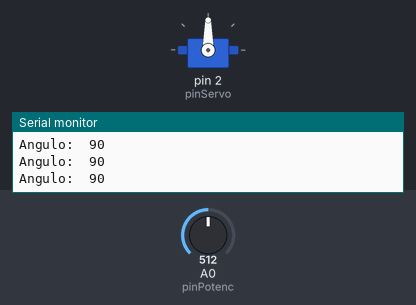
Recording of a sketch running on a simulated Arduino Uno, built with avr-gcc and run on an emulated ATmega328P. Shown: servo, the last lines printed to the serial monitor. Inputs (shaded band) come from the test bench; at power-on: A0 (pinPotenc) = 512.

Above: at 1.2 s.
1.3 s: A0 (pinPotenc) set to 554
At 2.5 s:
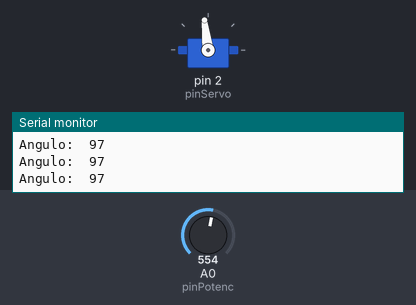
2.8 s: A0 (pinPotenc) set to 583
At 4.0 s:
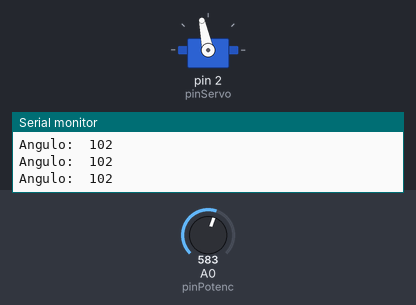
4.3 s: A0 (pinPotenc) set to 306
At 5.0 s:
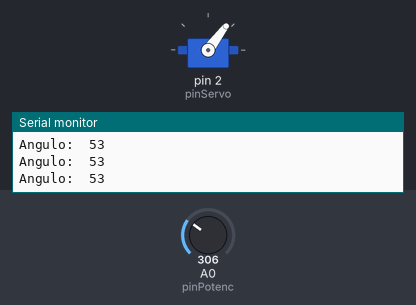
5.8 s: A0 (pinPotenc) set to 716
At 7.0 s:
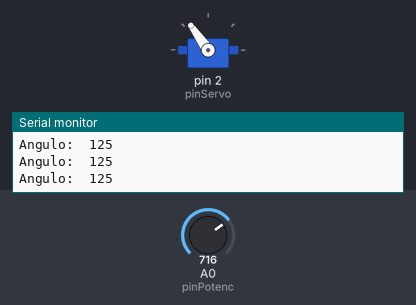
7.3 s: A0 (pinPotenc) set to 60
At 8.0 s:
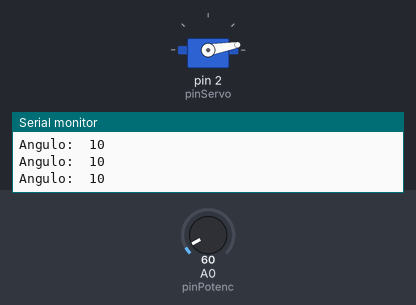
8.8 s: A0 (pinPotenc) set to 52
At 9.5 s:
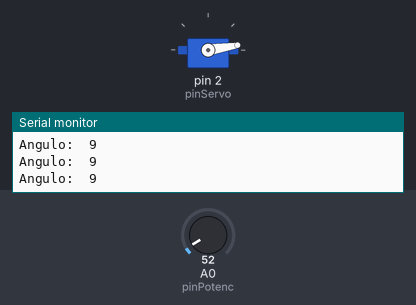
Timing chart, 0 to 11.3 s (numbered marks = the images above; inputs shaded):
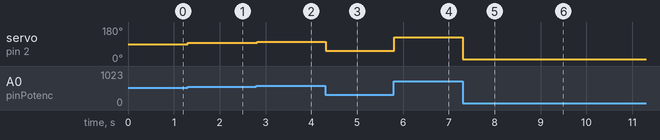

The sketch:

servo3.ino
```cpp
/* Controlar el ángulo de rotación con un potenciómetro. */

#include <Servo.h>  // librería para poder controlar el servo

Servo servoMotor;   // Crea un objeto servo llamado servoMotor

const int pinPotenc = 0;
const int pinServo = 2;
const int pulsoMin = 650;   // pulso para girar el servo a 0º
const int pulsoMax = 2550;  // pulso para girar el servo a 180º
int valor;
int angulo;


void setup() {
  Serial.begin(9600);
  servoMotor.attach(pinServo, pulsoMin, pulsoMax);
}


void loop() {
  valor = analogRead(pinPotenc);
  angulo = map(valor, 0, 1023, 0, 180);
  servoMotor.write(angulo);
  Serial.print("Angulo:  ");
  Serial.println(angulo);
  delay(20);
}
```

Measured:
- after the input at 1.3 s, servo on pin 2 (pinServo): 90° → 97° at once
- after the input at 2.8 s, servo on pin 2 (pinServo): 97° → 102° at once
- after the input at 4.3 s, servo on pin 2 (pinServo): 102° → 53° at once
- after the input at 5.8 s, servo on pin 2 (pinServo): 53° → 125° at once
- after the input at 7.3 s, servo on pin 2 (pinServo): 125° → 10° at once
- after the input at 8.8 s, servo on pin 2 (pinServo): 10° → 9° at once
